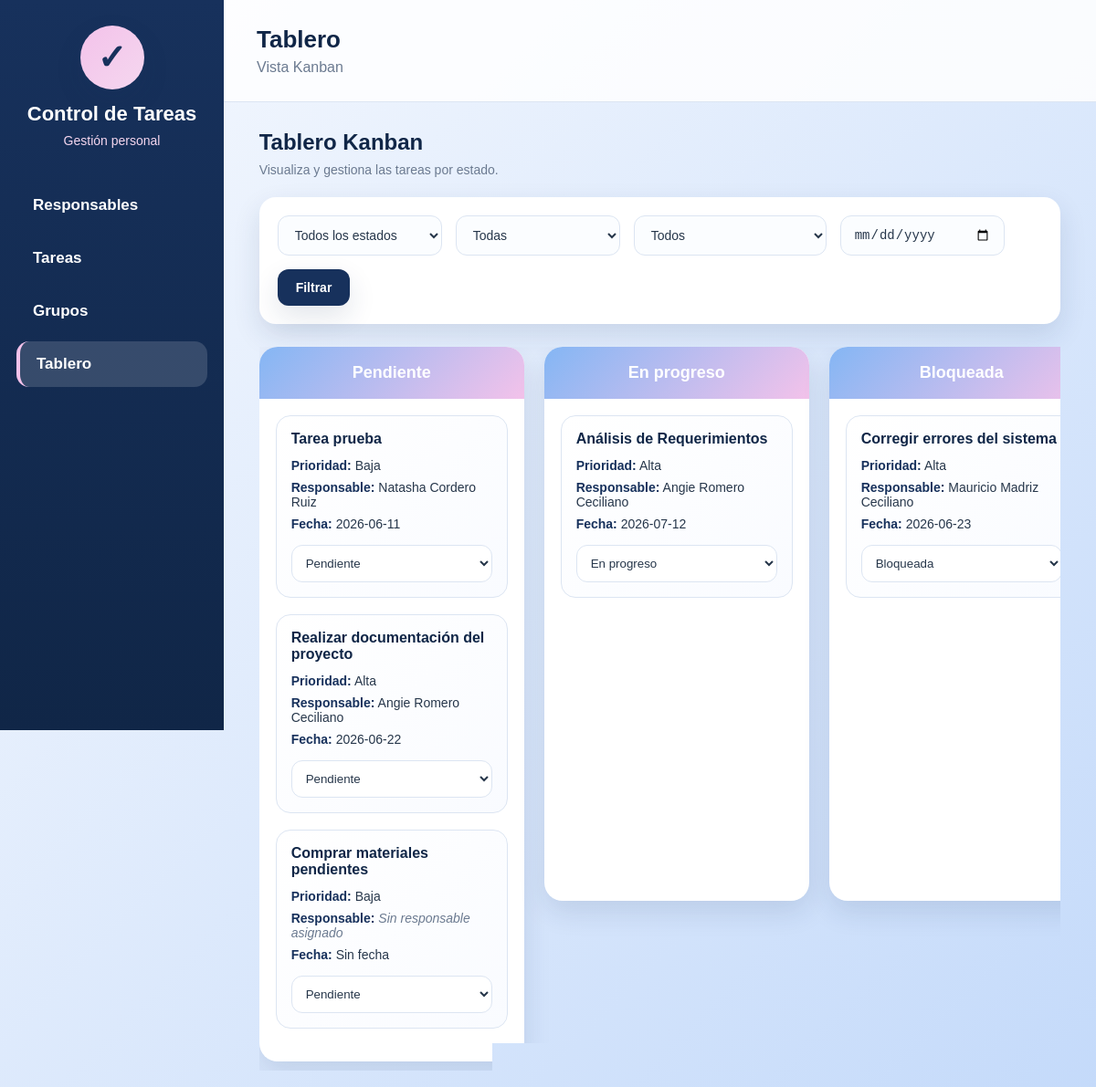
Screenshot of /tablero/tablero.php with the database file from the repository.
### tables this page shows
CREATE TABLE `tareas` (
  `id_tarea` int NOT NULL AUTO_INCREMENT,
  `detalle` text NOT NULL,
  `prioridad` enum('Baja','Media','Alta') NOT NULL,
  `fecha_limite` date DEFAULT NULL,
  `estado` enum('Pendiente','En progreso','Bloqueada','Finalizada') NOT NULL DEFAULT 'Pendiente',
  `fecha_finalizacion` datetime DEFAULT NULL,
  `id_responsable` int DEFAULT NULL,
  `id_grupo` int DEFAULT NULL,
  PRIMARY KEY (`id_tarea`),
  KEY `idx_tareas_responsable` (`id_responsable`),
  KEY `idx_tareas_grupo` (`id_grupo`),
  CONSTRAINT `fk_tareas_grupos` FOREIGN KEY (`id_grupo`) REFERENCES `grupos` (`id_grupo`) ON DELETE SET NULL,
  CONSTRAINT `fk_tareas_responsable` FOREIGN KEY (`id_responsable`) REFERENCES `responsables` (`id_responsable`) ON DELETE SET NULL,
  CONSTRAINT `fk_tareas_responsables` FOREIGN KEY (`id_responsable`) REFERENCES `responsables` (`id_responsable`) ON DELETE SET NULL
);

CREATE TABLE `responsables` (
  `id_responsable` int NOT NULL AUTO_INCREMENT,
  `identificacion` varchar(50) NOT NULL,
  `nombre` varchar(100) NOT NULL,
  `apellidos` varchar(150) NOT NULL,
  PRIMARY KEY (`id_responsable`)
);

### tablero/tablero.php (the view, shortened to what this page needs)
<?php
require_once "../config/conexion.php";
$titulo_pagina = "Tablero";
$subtitulo_pagina = "Vista Kanban";
$fecha = $_GET["fecha"] ?? "";
$sql = "SELECT t.*, r.nombre, r.apellidos
        FROM tareas t
        LEFT JOIN responsables r ON t.id_responsable = r.id_responsable
        WHERE 1=1";
$sql .= " ORDER BY t.fecha_limite IS NULL, t.fecha_limite";
$q = $conexion->prepare($sql);
$q->execute();
$tareas = $q->fetchAll();
$cols = ["Pendiente" => [], "En progreso" => [], "Bloqueada" => [], "Finalizada" => []];
foreach ($tareas as $t) {
    $cols[$t["estado"]][] = $t;
}
include "../includes/header.php";
include "../includes/menu.php";
?>
<div class="contenido-principal">
    <div class="barra-superior">
        <h2><?php echo htmlspecialchars($titulo_pagina); ?></h2>
        <p><?php echo htmlspecialchars($subtitulo_pagina); ?></p>
    </div>
    <div class="contenedor">
        <div class="encabezado-listado">
            <div>
                <h2 class="titulo-pagina">Tablero Kanban</h2>
                <p class="subtitulo-pagina">Visualiza y gestiona las tareas por estado.</p>
            </div>
        </div>
        <form method="GET" class="filtros">
            <select name="estado">
                <option value="">Todos los estados</option>
            </select>
            <select name="prioridad">
                <option value="">Todas</option>
            </select>
            <select name="responsable">
                <option value="">Todos</option>
            </select>
            <input type="date" name="fecha" value="<?php echo $fecha; ?>">
            <button class="btn btn-principal">Filtrar</button>
        </form>
        <div class="tablero">
            <?php foreach ($cols as $nombre => $lista): ?>
                <div class="columna">
                    <h3><?php echo $nombre; ?></h3>
                    <div class="lista-tareas">
                        <?php if (count($lista) > 0): ?>
                            <?php foreach ($lista as $t): ?>
                                <div class="tarjeta">
                                    <h4><?php echo htmlspecialchars($t["detalle"]); ?></h4>
                                    <p><strong>Prioridad:</strong> <?php echo $t["prioridad"]; ?></p>
                                    <p><strong>Responsable:</strong>
                                        <?php
                                        if ($t["nombre"]) {
                                            echo htmlspecialchars($t["nombre"] . " " . $t["apellidos"]);
                                        } else {
                                            echo '<span class="texto-suave">Sin responsable asignado</span>';
                                        }
                                        ?>
                                    </p>
                                    <p><strong>Fecha:</strong> <?php echo $t["fecha_limite"] ?: 'Sin fecha'; ?></p>
                                    <form action="actualizar_estado.php" method="POST">
                                        <select name="estado" onchange="this.form.submit()" class="form-control">
                                            <?php foreach (array_keys($cols) as $e): ?>
                                                <option value="<?php echo $e; ?>" <?php echo $t["estado"] == $e ? "selected" : ""; ?>>
                                                    <?php echo $e; ?>
                                                </option>
                                            <?php endforeach; ?>
                                        </select>
                                    </form>
                                </div>
                            <?php endforeach; ?>
                        <?php else: ?>
                            <div class="mensaje-vacio">
                                <p>No hay tareas en este estado</p>
                            </div>
                        <?php endif; ?>
                    </div>
                </div>
            <?php endforeach; ?>
        </div>
    </div>
</div>
<?php include "../includes/footer.php"; ?>

### assets/css/global.css (style rules this page uses)
:root { --azul-oscuro: #4d82bc; --azul-claro: #84b6f4; --celeste-suave: #c4dafa; --rosado: #f3c2ea; --rosado-suave: #f5d7ef; --azul-menu: #17315c; --azul-menu-oscuro: #102647; --blanco: #ffffff; --gris-fondo: #f6f9fe; --gris-texto: #26364a; --gris-suave: #6b7a90; --gris-borde: #dce5f2; --rojo: #ff4d5a; --verde: #32c978; --amarillo: #ffc857; --sombra: 0 12px 30px rgba(23, 49, 92, 0.12); }
* { box-sizing: border-box; margin: 0; padding: 0; }
html, body { width: 100%; min-height: 100%; }
body { font-family: Arial, Helvetica, sans-serif; background: linear-gradient(135deg, var(--gris-fondo), var(--celeste-suave)); color: var(--gris-texto); min-height: 100vh; }
.contenido-principal { margin-left: 245px; min-height: 100vh; }
.barra-superior { background: rgba(255, 255, 255, 0.85); padding: 28px 36px; border-bottom: 1px solid var(--gris-borde); }
.barra-superior h2 { color: var(--azul-menu-oscuro); font-size: 26px; }
.barra-superior p { margin-top: 6px; color: var(--gris-suave); }
.contenedor { width: 94%; max-width: 1280px; margin: 30px auto; padding: 0 10px; }
.encabezado-listado { display: flex; justify-content: space-between; align-items: center; margin-bottom: 22px; flex-wrap: wrap; gap: 10px; }
.encabezado-listado h2, .titulo-pagina { color: var(--azul-menu-oscuro); font-size: 24px; }
.encabezado-listado p, .subtitulo-pagina { color: var(--gris-suave); margin-top: 8px; font-size: 14px; }
.btn { display: inline-block; padding: 10px 18px; border-radius: 12px; border: none; cursor: pointer; font-size: 14px; font-weight: bold; transition: all 0.3s; }
.btn-principal { background: var(--azul-menu); color: white; box-shadow: var(--sombra); }
.texto-suave { color: var(--gris-suave); font-style: italic; }

### assets/css/tablero/tablero.css (style rules this page uses)
.filtros { background: var(--blanco); border-radius:18px; padding:20px; box-shadow: var(--sombra); display:flex; gap:15px; flex-wrap:wrap; margin-bottom:25px; }
.filtros select, .filtros input { padding:12px 14px; border:1px solid var(--gris-borde); border-radius:12px; background:#fbfdff; color:var(--gris-texto); min-width:180px; font-size:14px; }
.filtros button { padding:12px 20px; }
.tablero { display:flex; gap:22px; align-items:flex-start; overflow-x:auto; padding-bottom:10px; }
.columna { flex:1; min-width:290px; background:var(--blanco); border-radius:20px; box-shadow:var(--sombra); overflow:hidden; }
.columna h3 { background:linear-gradient(135deg,var(--azul-claro),var(--rosado)); color:white; text-align:center; padding:18px; font-size:18px; }
.lista-tareas { padding:18px; min-height:550px; }
.tarjeta { background:linear-gradient(135deg,#ffffff,#f9fbff); border:1px solid var(--gris-borde); border-radius:16px; padding:16px; margin-bottom:18px; transition:.25s; }
.tarjeta h4 { color:var(--azul-menu-oscuro); margin-bottom:12px; font-size:16px; }
.tarjeta p { margin-bottom:8px; color:var(--gris-texto); font-size:14px; }
.tarjeta strong { color:var(--azul-menu); }
.tarjeta form { margin-top:15px; }
.tarjeta select { width:100%; padding:11px; border-radius:12px; border:1px solid var(--gris-borde); background:#fff; color:var(--gris-texto); }
@media (max-width:1200px) { .tablero { flex-wrap:nowrap; } }

### rows the page displays
tareas: detalle "Tarea prueba", prioridad "Baja", id_responsable.apellidos "Natasha Cordero Ruiz", fecha_limite "2026-06-11", estado "Pendiente"
tareas: detalle "Realizar documentación del proyecto", prioridad "Alta", id_responsable.apellidos "Angie Romero Ceciliano", fecha_limite "2026-06-22", estado "Pendiente"
tareas: detalle "Comprar materiales pendientes", prioridad "Baja", shows "Sin responsable asignado", fecha_limite "Sin fecha", estado "Pendiente"
tareas: detalle "Análisis de Requerimientos", prioridad "Alta", id_responsable.apellidos "Angie Romero Ceciliano", fecha_limite "2026-07-12", estado "En progreso"
tareas: detalle "Corregir errores del sistema", prioridad "Alta", id_responsable.apellidos "Mauricio Madriz Ceciliano", fecha_limite "2026-06-23", estado "Bloqueada"

### other values shown
$titulo_pagina "Tablero"
$subtitulo_pagina "Vista Kanban"
$nombre "Pendiente"
$nombre "En progreso"
$nombre "Bloqueada"
